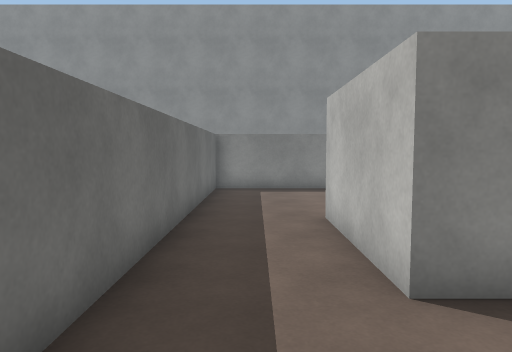
[1] (above)

18 first-person views from a walk through a Unity game level. The camera is 1.4 m above the floor, tilts 4° down and sees 70° across. The floor is counted in squares, 1 m on a side. Each view is taken from the middle of a square. On the plan, view 1 faces up. The plan holds only what a view shows up to about 16 squares ahead; the rest is blank. The place goes on beyond the plan. Some surface patterns are stand-ins.

[2]
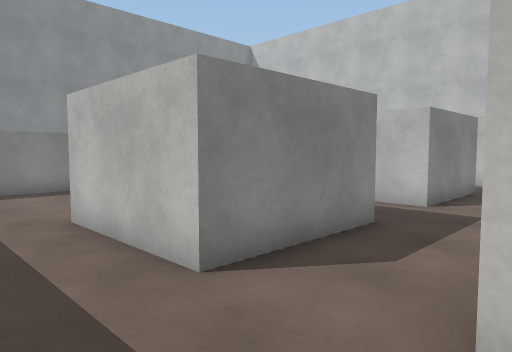

[3]
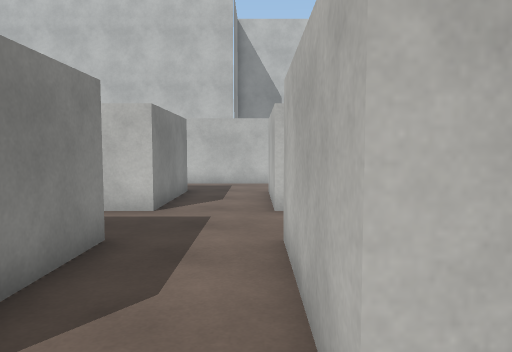

[4]
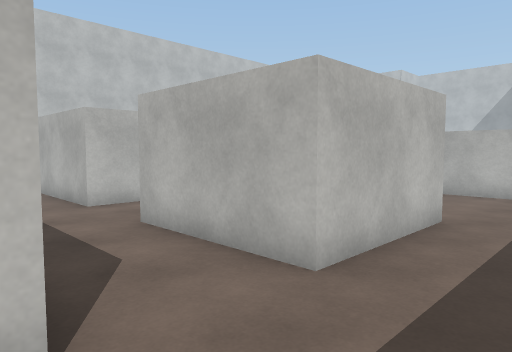

[5]
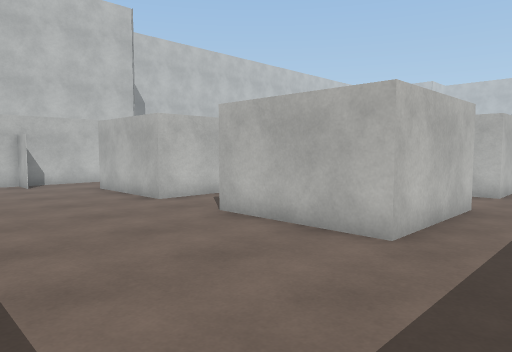

[6]
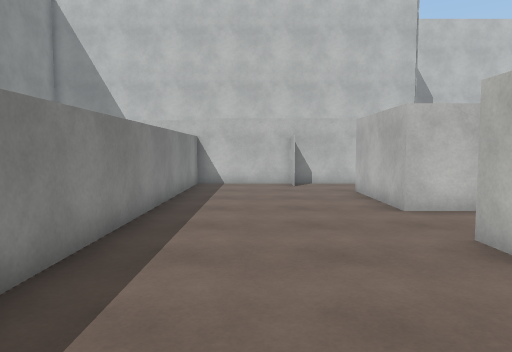

[7]
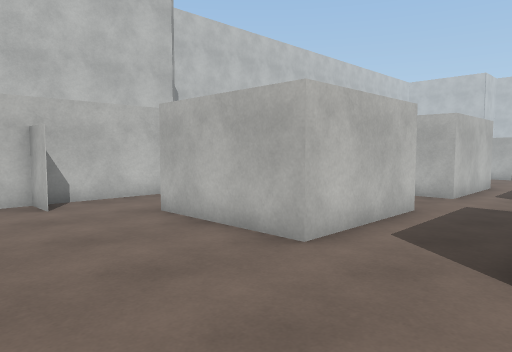

[8]
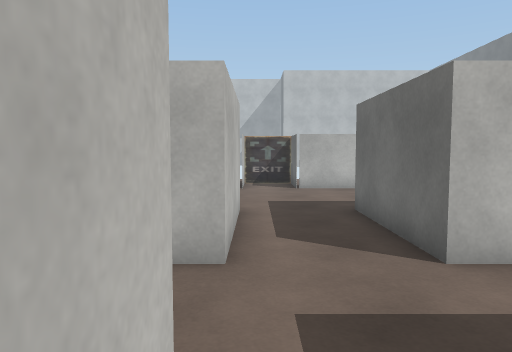

[9]
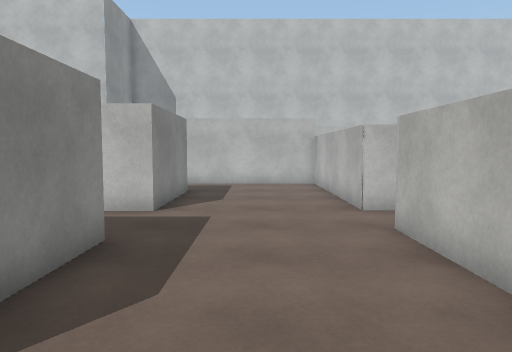

[10]
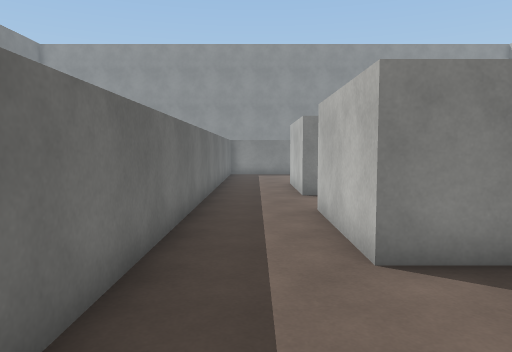

[11]
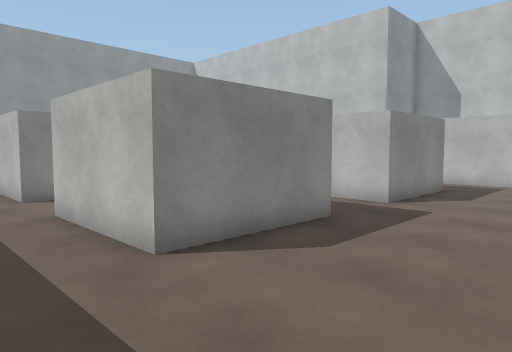

[12]
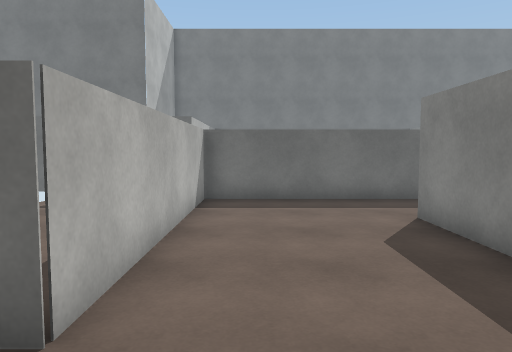

[13]
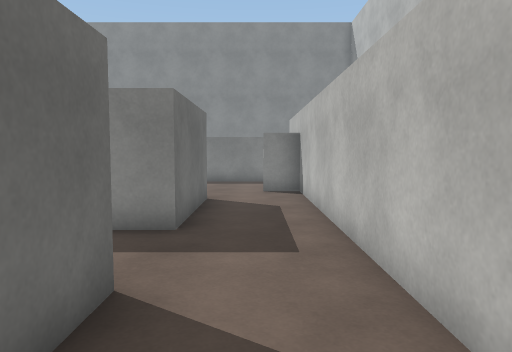

[14]
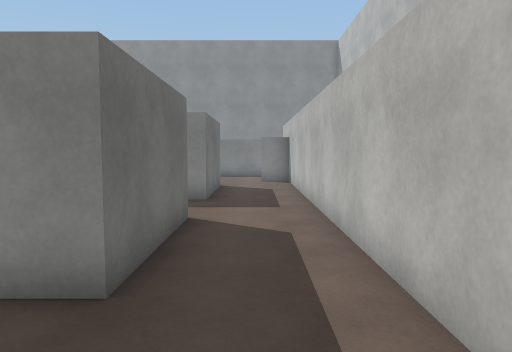

[15]
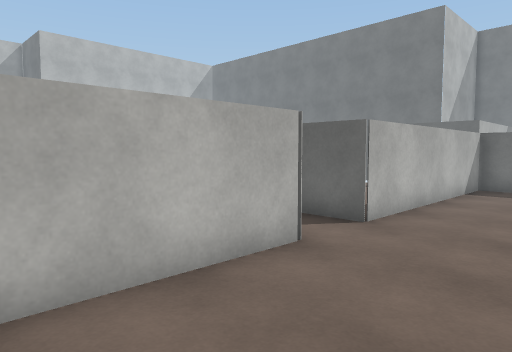

[16]
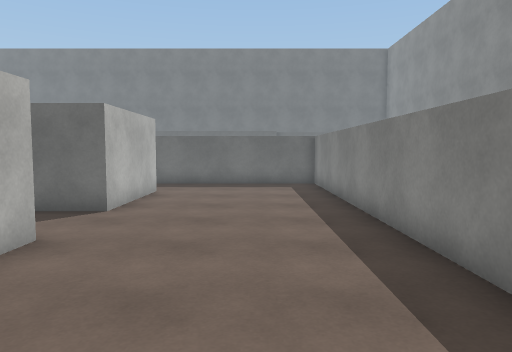

[17]
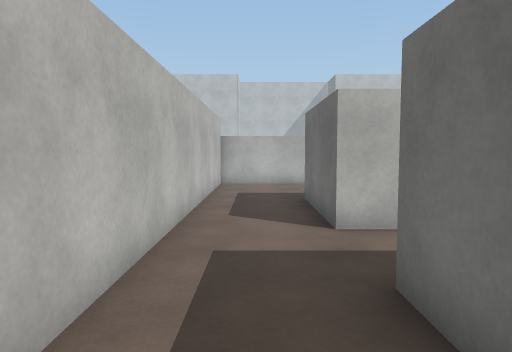

[18]
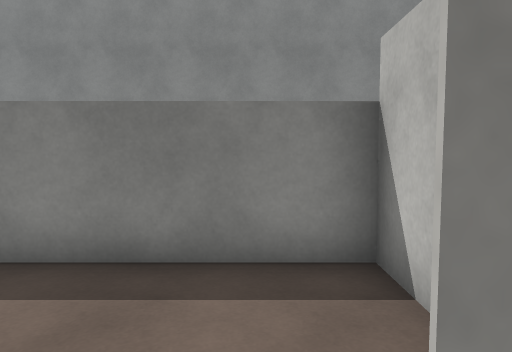

### Floor plan
Points are (right, up) in squares from view 1. A wall is a line through its corners. A room is listed if a view was taken in it or the views show most of it. See-through windows are left out.
Room 1 (views 1, 2, 3, 4, 5, 6, 7, 8, 9, 10, 11, 12, 13, 14, 15, 16, 17, 18)
walls: (5.8, 3.4) (1.5, 3.4) (1.5, 7.6) (5.6, 7.6) (5.6, 5.9); (5.6, 0.6) (5.6, -3.6) (1.5, -3.6) (1.5, 0.6) (5.6, 0.6); (8.4, 0.6) (12.6, 0.6) (12.6, -3.6) (8.4, -3.6) (8.4, 0.6); (8.4, 3.4) (8.4, 7.6) (12.6, 7.6) (12.6, 3.4) (8.4, 3.4); (14.1, 9.5) (15.5, 9.5) (14.2, 9.5); (6.5, -8.5) (6.5, -10.5) (8.4, -10.5) (8.4, -8.5) (15.5, -8.5) (15.5, 13.5) (-1.5, 13.5) (-1.5, -8.5) (6.5, -8.5)

Where each view was taken, in squares from view 1:
view 1: 0 up, 0 right, facing up
view 2: 0 up, 1 left, facing up-right
view 3: 1 up, 0 right, facing right
view 4: 4 up, 1 left, facing down-right
view 5: 13 up, 1 left, facing down-right
view 6: 11 up, 0 right, facing right
view 7: 12 up, 5 right, facing down-right
view 8: 5 up, 8 right, facing down
view 9: 6 down, 0 right, facing right
view 10: 8 down, 0 right, facing up
view 11: 8 down, 1 left, facing up-right
view 12: 7 down, 9 right, facing left
view 13: 3 down, 14 right, facing up
view 14: 7 down, 14 right, facing up
view 15: 5 down, 13 right, facing down-left
view 16: 11 up, 14 right, facing left
view 17: 7 up, 14 right, facing down
view 18: 9 up, 14 right, facing up
